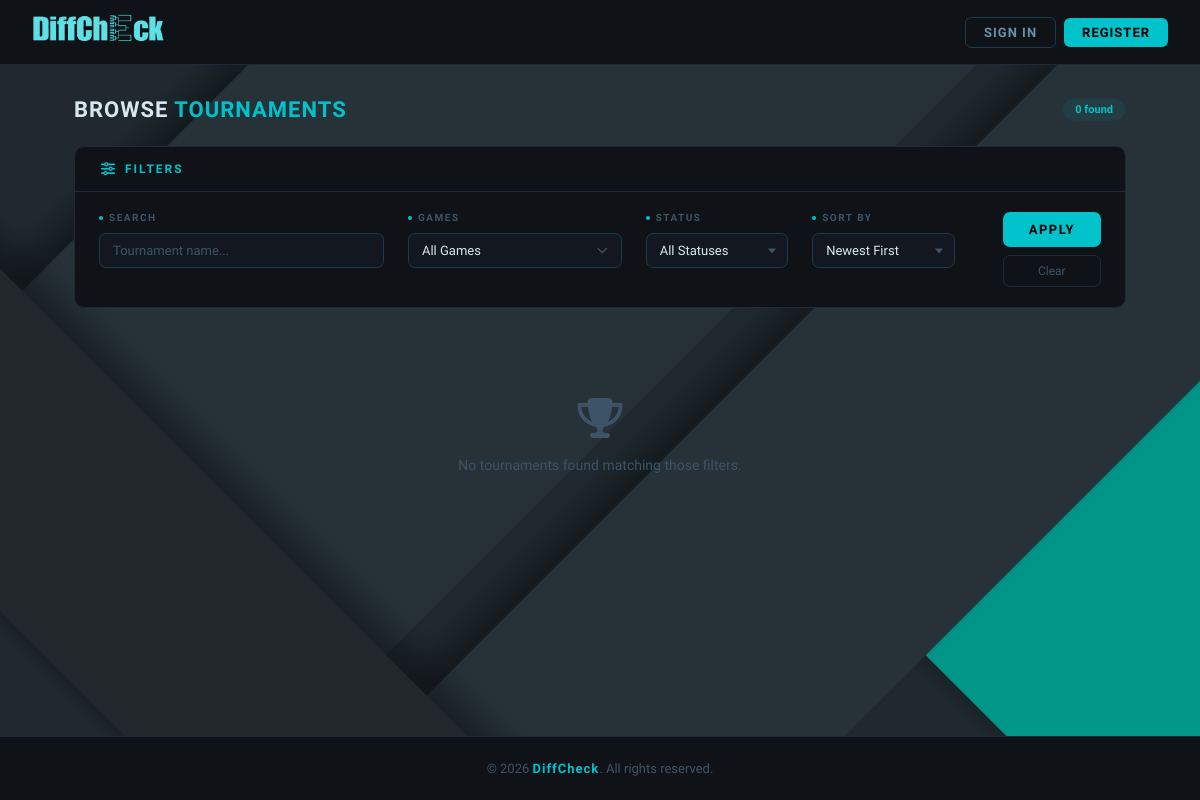
Page /tournaments.php on the earlier database version.
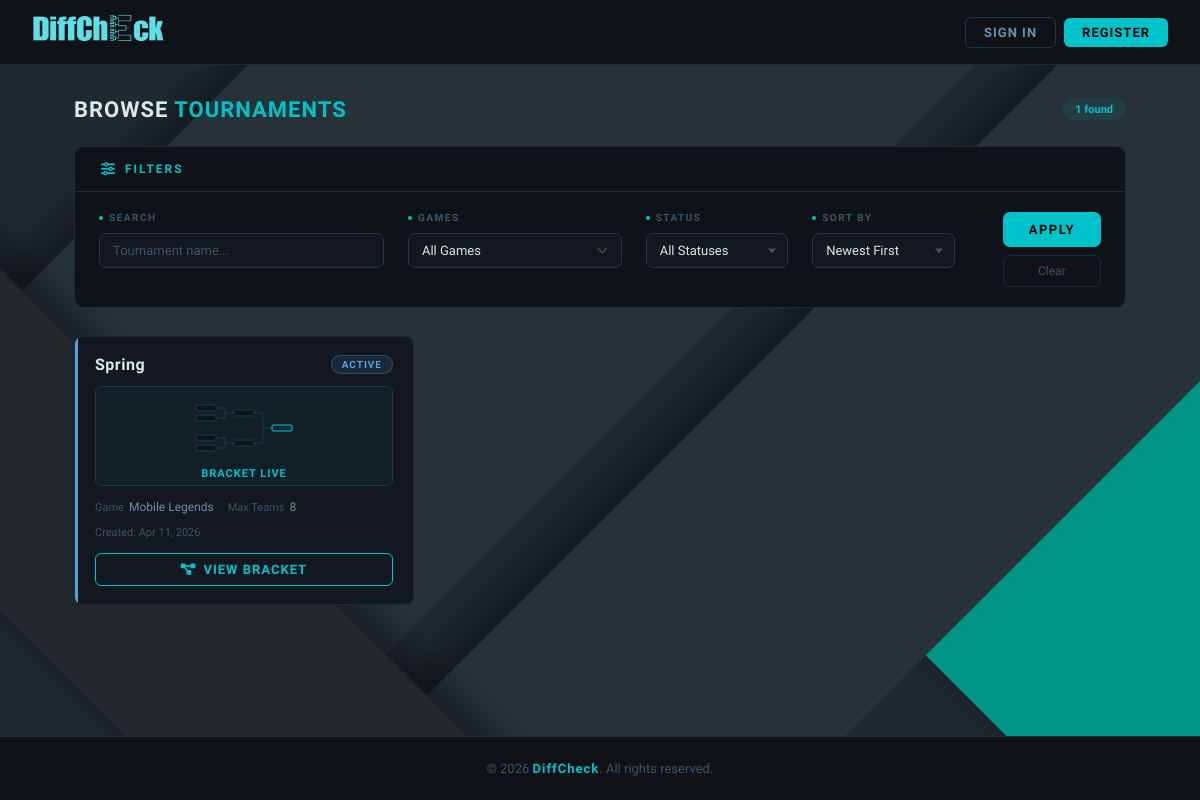
Same page on the later database version.
### tables this page shows
CREATE TABLE `tournaments` (
  `id` int(11) NOT NULL,
  `organizer_id` int(11) NOT NULL,
  `name` varchar(100) NOT NULL,
  `game` enum('Mobile Legends','Wild Rift','Honor of Kings','Valorant') NOT NULL,
  `max_teams` int(11) NOT NULL CHECK (`max_teams` <= 16),
  `created_at` timestamp NOT NULL DEFAULT current_timestamp(),
  `is_deleted` tinyint(1) DEFAULT 0,
  `status` enum('pending','active','completed') DEFAULT 'pending',
  `description` varchar(300) DEFAULT ''
);

### tournaments.php (the view, shortened to what the changed rows need)
<?php
include('db.php');
$where_clauses = ["is_deleted=0"];
$order_by = "DESC";
$sql = "SELECT * FROM tournaments WHERE " . implode(' AND ', $where_clauses) . " ORDER BY created_at $order_by";
$result = mysqli_query($conn, $sql);
?>
<!DOCTYPE html>
<html lang="en">
<head>
    <link rel="stylesheet" href="https://cdnjs.cloudflare.com/ajax/libs/font-awesome/6.5.0/css/all.min.css">
</head>
<body>
<div class="page">
    <div class="page-heading">
        <h1>Browse <span>Tournaments</span></h1>
        <div class="count-badge"><?php echo mysqli_num_rows($result); ?> found</div>
    </div>
    <div class="tournament-grid">
        <?php if (mysqli_num_rows($result) > 0): ?>
            <?php while ($t = mysqli_fetch_assoc($result)): ?>
                <div class="t-card status-<?php echo $t['status']; ?>">
                    <div class="t-card-top">
                        <div class="t-name"><?php echo htmlspecialchars($t['name']); ?></div>
                        <span class="status-chip chip-<?php echo $t['status']; ?>">
                            <?php echo strtoupper($t['status']); ?>
                        </span>
                    </div>
                    <?php if ($t['status'] === 'pending'): ?>
                        <div class="bracket-preview">
                            <svg viewBox="0 0 24 24" fill="none" stroke="currentColor" stroke-width="2" stroke-linecap="round" stroke-linejoin="round"><rect x="3" y="3" width="18" height="18" rx="2" ry="2" stroke-dasharray="4 4"></rect></svg>
                            <span class="bp-text">Awaiting Bracket</span>
                        </div>
                    <?php else: ?>
                        <div class="bracket-preview generated" style="padding-top: 10px; height: 100px;">
                            <span class="bp-text">BRACKET LIVE</span>
                        </div>
                    <?php endif; ?>
                    <div class="t-meta">
                        <div class="t-meta-item"><span class="lbl">Game</span><?php echo htmlspecialchars($t['game']); ?></div>
                        <div class="t-meta-item"><span class="lbl">Max Teams</span><?php echo $t['max_teams']; ?></div>
                    </div>
                    <div class="t-date">Created: <?php echo date("M j, Y", strtotime($t['created_at'])); ?></div>
                    <form action="view_tournament.php" method="GET">
                        <?php if ($t['status'] === 'pending'): ?>
                            <button type="submit" class="btn-view register"><i class="fa-solid fa-plus"></i> View &amp; Register</button>
                        <?php else: ?>
                            <button type="submit" class="btn-view"><i class="fa-solid fa-diagram-project"></i> View Bracket</button>
                        <?php endif; ?>
                    </form>
                </div>
            <?php endwhile; ?>
        <?php else: ?>
            <div class="empty-state">
                <div class="icon"><i class="fa-solid fa-trophy"></i></div>
                <p>No tournaments found matching those filters.</p>
            </div>
        <?php endif; ?>
    </div>
</div>
</body>
</html>

Differences in the rows shown:
added tournaments: name "Spring", status "ACTIVE", shows "BRACKET LIVE", game "Mobile Legends", max_teams "8", created_at "Apr 11, 2026", shows "VIEW BRACKET"
Other differences:
mysqli_num_rows($result): "0" → "1"
text no longer shown: "No tournaments found matching those filters."
